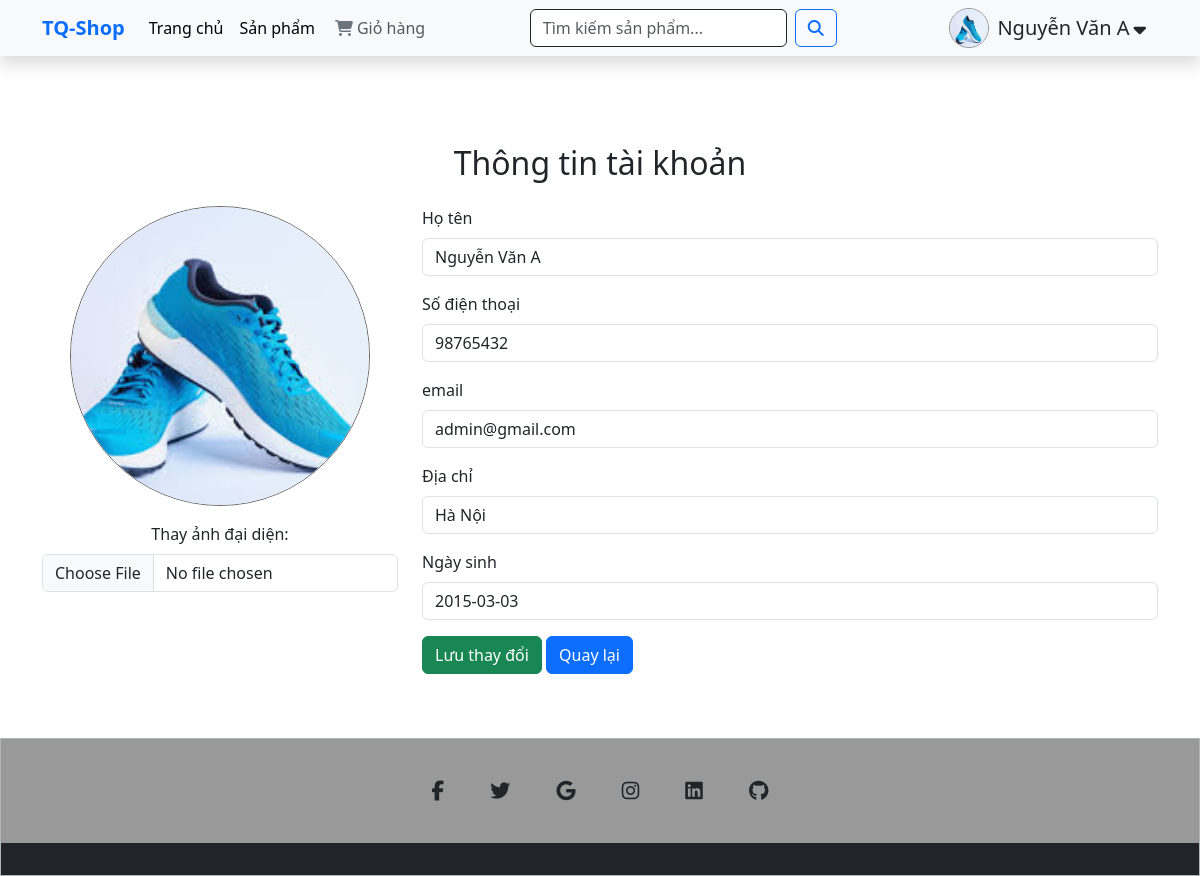
Screenshot of /thongtinuser.php (signed in) with the database file from the repository.
### tables this page shows
CREATE TABLE `users` (
  `iduser` int(10) NOT NULL,
  `idtk` int(10) NOT NULL,
  `Ten_user` varchar(200) NOT NULL,
  `Anh_user` varchar(200) NOT NULL,
  `sdt` int(20) NOT NULL,
  `email` varchar(200) NOT NULL,
  `diachi` varchar(200) NOT NULL,
  `ngaysinh` date DEFAULT NULL
);

### assets/layout/info/index.php (the view, shortened to what this page needs)
<?php
$role = $_SESSION['role'] ?? 2;
$backLink = ($role == 1) ? './admin.php' : './index.php';
?>
<!DOCTYPE html>
<html lang="en">
<head>
    <link rel="stylesheet" href="./assets/fonts/css/all.min.css">
    <link href="./assets/bootstrap/css/bootstrap.min.css" rel="stylesheet">
</head>
<body>
    <div class="container py-5">
        <h2 class="text-center mb-4 mt-5 pt-5">Thông tin tài khoản</h2>
        <form action="" method="POST" enctype="multipart/form-data" class="row g-4">
            <div class="col-md-4 text-center">
                <img src="./assets/img/<?= htmlspecialchars($user['Anh_user']) ?>" alt="Avatar" class="rounded-circle avatar-img-info mb-3">
                <div>
                    <label class="form-label">Thay ảnh đại diện:</label>
                    <input type="file" name="anh_user" class="form-control input-cus">
                </div>
            </div>
            <div class="col-md-8">
                <div class="mb-3">
                    <label class="form-label">Họ tên</label>
                    <input type="text" name="ten_user" value="<?= htmlspecialchars($user['Ten_user']) ?>" class="form-control" required>
                </div>
                <div class="mb-3">
                    <label class="form-label">Số điện thoại</label>
                    <input type="text" name="sdt" value="<?= htmlspecialchars($user['sdt']) ?>" class="form-control" required>
                </div>
                <div class="mb-3">
                    <label class="form-label">email</label>
                    <input type="text" name="email" value="<?= htmlspecialchars($user['email']) ?>" class="form-control" required>
                </div>
                <div class="mb-3">
                    <label class="form-label">Địa chỉ</label>
                    <input type="text" name="diachi" value="<?= htmlspecialchars($user['diachi']) ?>" class="form-control" required>
                </div>
                <div class="mb-3">
                    <label class="form-label">Ngày sinh</label>
                    <input type="text" name="ngaysinh" value="<?= htmlspecialchars($user['ngaysinh']) ?>" class="form-control" required>
                </div>
                <button type="submit" class="btn btn-success">Lưu thay đổi</button>
                <a href="<?= $backLink ?>" class="btn btn-primary">Quay lại</a>
            </div>
        </form>
    </div>
</body>
</html>

### assets/css/style.css (style rules this page uses)
a { text-decoration: none; }

### assets/layout/header/index.php (style rules this page uses)
html a { text-decoration: none; color: #333; }

### assets/layout/info/index.php (style rules this page uses)
.avatar-img-info { width: 300px; height: 300px; object-fit: cover; border: 1px solid rgba(0, 0, 0, 0.6); }
.input-cus { background: #ccc; font-weight: 600; }

### rows the page displays
users: Anh_user (picture), ten_user "Nguyễn Văn A", sdt "98765432", email "admin@gmail.com", diachi "Hà Nội", ngaysinh "2015-03-03"

### other values shown
$_SESSION['Ten_user'] "Nguyễn Văn A"
